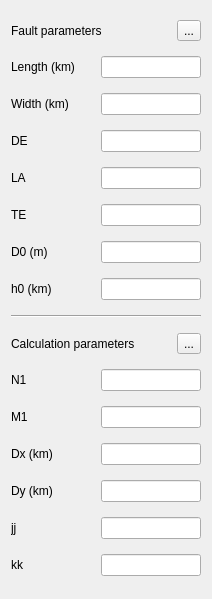
<?xml version="1.0" encoding="UTF-8"?>
<ui version="4.0">
 <class>Dialog</class>
 <widget class="QDialog" name="Dialog">
  <property name="geometry">
   <rect>
    <x>0</x>
    <y>0</y>
    <width>212</width>
    <height>599</height>
   </rect>
  </property>
  <property name="windowTitle">
   <string>STATIC settings</string>
  </property>
  <layout class="QVBoxLayout" name="verticalLayout_2">
   <item>
    <layout class="QHBoxLayout" name="horizontalLayout_6">
     <item>
      <widget class="QLabel" name="label_6">
       <property name="text">
        <string>Fault parameters</string>
       </property>
      </widget>
     </item>
     <item>
      <widget class="QToolButton" name="toolButton">
       <property name="text">
        <string>...</string>
       </property>
      </widget>
     </item>
    </layout>
   </item>
   <item>
    <layout class="QHBoxLayout" name="horizontalLayout">
     <item>
      <widget class="QLabel" name="label">
       <property name="text">
        <string>Length (km)</string>
       </property>
      </widget>
     </item>
     <item>
      <widget class="QLineEdit" name="lineEdit">
       <property name="maximumSize">
        <size>
         <width>100</width>
         <height>16777215</height>
        </size>
       </property>
       <property name="text">
        <string/>
       </property>
       <property name="placeholderText">
        <string/>
       </property>
      </widget>
     </item>
    </layout>
   </item>
   <item>
    <layout class="QHBoxLayout" name="horizontalLayout_7">
     <item>
      <widget class="QLabel" name="label_8">
       <property name="text">
        <string>Width (km)</string>
       </property>
      </widget>
     </item>
     <item>
      <widget class="QLineEdit" name="lineEdit_6">
       <property name="maximumSize">
        <size>
         <width>100</width>
         <height>16777215</height>
        </size>
       </property>
       <property name="text">
        <string/>
       </property>
       <property name="placeholderText">
        <string/>
       </property>
      </widget>
     </item>
    </layout>
   </item>
   <item>
    <layout class="QHBoxLayout" name="horizontalLayout_8">
     <item>
      <widget class="QLabel" name="label_9">
       <property name="text">
        <string>DE</string>
       </property>
      </widget>
     </item>
     <item>
      <widget class="QLineEdit" name="lineEdit_7">
       <property name="maximumSize">
        <size>
         <width>100</width>
         <height>16777215</height>
        </size>
       </property>
       <property name="text">
        <string/>
       </property>
       <property name="placeholderText">
        <string/>
       </property>
      </widget>
     </item>
    </layout>
   </item>
   <item>
    <layout class="QHBoxLayout" name="horizontalLayout_9">
     <item>
      <widget class="QLabel" name="label_10">
       <property name="text">
        <string>LA</string>
       </property>
      </widget>
     </item>
     <item>
      <widget class="QLineEdit" name="lineEdit_8">
       <property name="maximumSize">
        <size>
         <width>100</width>
         <height>16777215</height>
        </size>
       </property>
       <property name="text">
        <string/>
       </property>
       <property name="placeholderText">
        <string/>
       </property>
      </widget>
     </item>
    </layout>
   </item>
   <item>
    <layout class="QHBoxLayout" name="horizontalLayout_10">
     <item>
      <widget class="QLabel" name="label_11">
       <property name="text">
        <string>TE</string>
       </property>
      </widget>
     </item>
     <item>
      <widget class="QLineEdit" name="lineEdit_9">
       <property name="maximumSize">
        <size>
         <width>100</width>
         <height>16777215</height>
        </size>
       </property>
       <property name="text">
        <string/>
       </property>
       <property name="placeholderText">
        <string/>
       </property>
      </widget>
     </item>
    </layout>
   </item>
   <item>
    <layout class="QHBoxLayout" name="horizontalLayout_11">
     <item>
      <widget class="QLabel" name="label_12">
       <property name="text">
        <string>D0 (m)</string>
       </property>
      </widget>
     </item>
     <item>
      <widget class="QLineEdit" name="lineEdit_10">
       <property name="maximumSize">
        <size>
         <width>100</width>
         <height>16777215</height>
        </size>
       </property>
       <property name="text">
        <string/>
       </property>
       <property name="placeholderText">
        <string/>
       </property>
      </widget>
     </item>
    </layout>
   </item>
   <item>
    <layout class="QHBoxLayout" name="horizontalLayout_12">
     <item>
      <widget class="QLabel" name="label_13">
       <property name="text">
        <string>h0 (km)</string>
       </property>
      </widget>
     </item>
     <item>
      <widget class="QLineEdit" name="lineEdit_11">
       <property name="maximumSize">
        <size>
         <width>100</width>
         <height>16777215</height>
        </size>
       </property>
       <property name="text">
        <string/>
       </property>
      </widget>
     </item>
    </layout>
   </item>
   <item>
    <widget class="Line" name="line">
     <property name="orientation">
      <enum>Qt::Horizontal</enum>
     </property>
    </widget>
   </item>
   <item>
    <layout class="QHBoxLayout" name="horizontalLayout_18">
     <item>
      <widget class="QLabel" name="label_7">
       <property name="text">
        <string>Calculation parameters</string>
       </property>
      </widget>
     </item>
     <item>
      <widget class="QToolButton" name="toolButton_2">
       <property name="text">
        <string>...</string>
       </property>
      </widget>
     </item>
    </layout>
   </item>
   <item>
    <layout class="QHBoxLayout" name="horizontalLayout_5">
     <item>
      <widget class="QLabel" name="label_5">
       <property name="text">
        <string>N1</string>
       </property>
      </widget>
     </item>
     <item>
      <widget class="QLineEdit" name="lineEdit_5">
       <property name="maximumSize">
        <size>
         <width>100</width>
         <height>16777215</height>
        </size>
       </property>
      </widget>
     </item>
    </layout>
   </item>
   <item>
    <layout class="QHBoxLayout" name="horizontalLayout_13">
     <item>
      <widget class="QLabel" name="label_14">
       <property name="text">
        <string>M1</string>
       </property>
      </widget>
     </item>
     <item>
      <widget class="QLineEdit" name="lineEdit_12">
       <property name="maximumSize">
        <size>
         <width>100</width>
         <height>16777215</height>
        </size>
       </property>
      </widget>
     </item>
    </layout>
   </item>
   <item>
    <layout class="QHBoxLayout" name="horizontalLayout_14">
     <item>
      <widget class="QLabel" name="label_15">
       <property name="text">
        <string>Dx (km)</string>
       </property>
      </widget>
     </item>
     <item>
      <widget class="QLineEdit" name="lineEdit_13">
       <property name="maximumSize">
        <size>
         <width>100</width>
         <height>16777215</height>
        </size>
       </property>
      </widget>
     </item>
    </layout>
   </item>
   <item>
    <layout class="QHBoxLayout" name="horizontalLayout_15">
     <item>
      <widget class="QLabel" name="label_16">
       <property name="text">
        <string>Dy (km)</string>
       </property>
      </widget>
     </item>
     <item>
      <widget class="QLineEdit" name="lineEdit_14">
       <property name="maximumSize">
        <size>
         <width>100</width>
         <height>16777215</height>
        </size>
       </property>
      </widget>
     </item>
    </layout>
   </item>
   <item>
    <layout class="QHBoxLayout" name="horizontalLayout_16">
     <item>
      <widget class="QLabel" name="label_17">
       <property name="text">
        <string>jj</string>
       </property>
      </widget>
     </item>
     <item>
      <widget class="QLineEdit" name="lineEdit_15">
       <property name="maximumSize">
        <size>
         <width>100</width>
         <height>16777215</height>
        </size>
       </property>
      </widget>
     </item>
    </layout>
   </item>
   <item>
    <layout class="QHBoxLayout" name="horizontalLayout_17">
     <item>
      <widget class="QLabel" name="label_18">
       <property name="text">
        <string>kk</string>
       </property>
      </widget>
     </item>
     <item>
      <widget class="QLineEdit" name="lineEdit_16">
       <property name="maximumSize">
        <size>
         <width>100</width>
         <height>16777215</height>
        </size>
       </property>
      </widget>
     </item>
    </layout>
   </item>
  </layout>
 </widget>
 <resources/>
 <connections/>
</ui>
